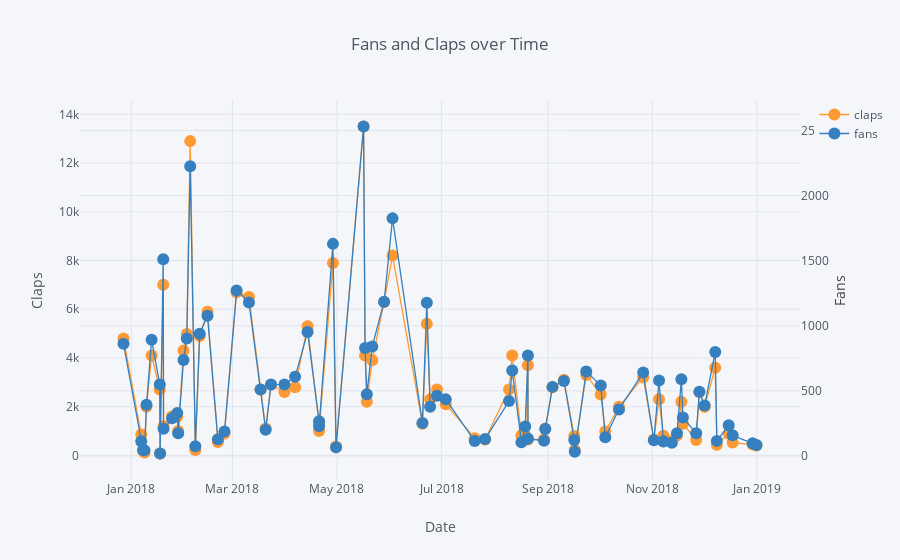

This figure's notebook cell:
### Code cell
# Scatterplots
tds = df[df['publication'] == 'Towards Data Science'].set_index('published_date')

tds[['claps', 'fans', 'title']].iplot(
    y='claps', mode='lines+markers', secondary_y = 'fans',
    secondary_y_title='Fans', xTitle='Date', yTitle='Claps',
    text='title', title='Fans and Claps over Time')

### Figure 1 — Plotly figure (JSON) as saved in the notebook; plotly's stock layout.template omitted (floating-point values rounded to 4 significant figures)
{"data": [{"line": {"color": "rgba(255, 153, 51, 1.0)", "dash": "solid", "shape": "linear", "width": 1.3}, "marker": {"size": 12, "symbol": "circle"}, "mode": "lines+markers", "name": "claps", "text": ["Random Forest in Python", "Improving the Random Forest in Python Part 1", "Data Science: A Personal Application", "A Theory of Prediction", "Hyperparameter Tuning the Random Forest in Python", "Time Series Analysis in Python: An Introduction", "Stock Analysis in Python", "A Review of the Coursera Machine Learning Specialization", "Stock Prediction in Python", "Correlation vs. Causation: An Example", "Learn By Sharing", "Overfitting vs. Underfitting: A Conceptual Explanation", "Overfitting vs. Underfitting: A Complete Example", "How to Master New Skills", "Statistical Significance Explained", "Python is the Perfect Tool for any Problem", "The Misleading Effect of Noise: The Multiple Comparisons Problem", "Markov Chain Monte Carlo in Python", "Bayes’ Rule Applied", "Data Visualization Hackathon Style", "Unintended Consequences and Goodhart’s Law", "Beyond Accuracy: Precision and Recall", "Controlling the Web with Python", "Data Visualization with Bokeh in Python, Part I: Getting Started", "Data Visualization with Bokeh in Python, Part II: Interactions", "Histograms and Density Plots in Python", "Data Visualization with Bokeh in Python, Part III: Making a Complete Dashboard", "Visualizing Data with Pairs Plots in Python", "Introduction to Bayesian Linear Regression", "Bayesian Linear Regression in Python: Using Machine Learning to Predict Student Grades Part 1", "Bayesian Linear Regression in Python: Using Machine Learning to Predict Student Grades Part 2", "Web Scraping, Regular Expressions, and Data Visualization: Doing it all in Python", "If your files are saved only on your laptop they might as well not exist!", "A Complete Machine Learning Project Walk-Through in Python: Part One", "A Complete Machine Learning Walk-Through in Python: Part Two", "A Complete Machine Learning Walk-Through in Python: Part Three", "Automated Machine Learning on the Cloud in Python", "Machine Learning Kaggle Competition Part One: Getting Started", "Automated Feature Engineering in Python", "Machine Learning Kaggle Competition Part Two: Improving", "A Feature Selection Tool for Machine Learning in Python", "A Conceptual Explanation of Bayesian Hyperparameter Optimization for Machine Learning", "An Introductory Example of Bayesian Optimization in Python with Hyperopt", "Automated Machine Learning Hyperparameter Tuning in Python", "Machine Learning Kaggle Competition: Part Three Optimization", "How to get the right data? Trying asking for it.", "Why Automated Feature Engineering Will Change the Way You Do Machine Learning", "The most important part of a data science project is writing a blog post", "Parallelizing Feature Engineering with Dask", "How to Visualize a Decision Tree from a Random Forest in Python using Scikit-Learn", "A “Data Science for Good“ Machine Learning Project Walk-Through in Python: Part One", "A “Data Science for Good” Machine Learning Project Walk-Through in Python: Part Two", "How to Put Fully Interactive, Runnable Code in a Medium Post", "An Implementation and Explanation of the Random Forest in Python", "Practical Advice for Data Science Writing", "Another Machine Learning Walk-Through and a Challenge", "Five Minutes to Your Own Website", "Converting Medium Posts to Markdown for Your Blog", "Wikipedia Data Science: Working with the World’s Largest Encyclopedia", "Neural Network Embeddings Explained", "Building a Recommendation System Using Neural Network Embeddings", "Simpson’s Paradox: How to Prove Opposite Arguments with the Same Data", "My Weaknesses as a Data Scientist", "Overcome Your Biases with Data", "Recurrent Neural Networks by Example in Python", "Prediction Engineering: How to Set Up Your Machine Learning Problem", "How to Create Value with Machine Learning", "Feature Engineering: What Powers Machine Learning", "Modeling: Teaching a Machine Learning Algorithm to Deliver Business Value", "Deploying a Keras Deep Learning Model as a Web Application in Python", "Deploying a Python Web App on AWS", "Transfer Learning with Convolutional Neural Networks in PyTorch", "Estimating Probabilities with Bayesian Modeling in Python", "Python and Slack: A Natural Match", "Jupyter Notebook Extensions", "How to Write a Jupyter Notebook Extension", "Introduction to Interactive Time Series Visualizations with Plotly in Python", "Docker for Data Science Without the Hassle", "The Copernican Principle and How to Use Statistics to Figure Out How Long Anything Will Last", "Data Science with Medium Story Stats in Python"], "type": "scatter", "uid": "381fb48f-5f7f-42dc-a830-053f6cc164e3", "x": ["2017-12-27 11:20:00", "2018-01-06 20:15:00", "2018-01-07 20:37:00", "2018-01-08 16:58:00", "2018-01-09 21:49:00", "2018-01-12 20:48:00", "2018-01-17 15:24:00", "2018-01-17 19:42:00", "2018-01-19 15:30:00", "2018-01-19 20:16:00", "2018-01-24 18:27:00", "2018-01-27 20:17:00", "2018-01-28 08:40:00", "2018-01-31 11:41:00", "2018-02-02 09:26:00", "2018-02-04 09:12:00", "2018-02-07 09:09:00", "2018-02-09 22:29:00", "2018-02-14 11:27:00", "2018-02-20 12:49:00", "2018-02-24 09:33:00", "2018-03-03 11:10:00", "2018-03-10 16:16:00", "2018-03-17 10:29:00", "2018-03-20 09:47:00", "2018-03-23 12:44:00", "2018-03-31 08:36:00", "2018-04-06 14:12:00", "2018-04-13 20:38:00", "2018-04-20 13:31:00", "2018-04-20 13:34:00", "2018-04-28 15:27:00", "2018-04-30 11:04:00", "2018-05-16 12:33:00", "2018-05-17 09:34:00", "2018-05-18 09:48:00", "2018-05-21 14:16:00", "2018-05-28 11:39:00", "2018-06-02 10:01:00", "2018-06-19 20:35:00", "2018-06-22 10:12:00", "2018-06-24 08:26:00", "2018-06-28 08:33:00", "2018-07-03 11:04:00", "2018-07-20 08:57:00", "2018-07-26 09:35:00", "2018-08-09 09:04:00", "2018-08-11 05:53:00", "2018-08-16 14:43:00", "2018-08-18 19:49:00", "2018-08-20 09:48:00", "2018-08-20 09:51:00", "2018-08-29 19:08:00", "2018-08-30 12:44:00", "2018-09-03 17:27:00", "2018-09-10 09:26:00", "2018-09-16 10:31:00", "2018-09-16 17:55:00", "2018-09-23 10:26:00", "2018-10-01 21:04:00", "2018-10-04 13:10:00", "2018-10-12 12:31:00", "2018-10-26 15:32:00", "2018-11-01 20:44:00", "2018-11-04 21:30:00", "2018-11-07 10:14:00", "2018-11-07 10:17:00", "2018-11-12 09:00:00", "2018-11-15 08:35:00", "2018-11-17 21:54:00", "2018-11-18 19:57:00", "2018-11-26 13:25:00", "2018-11-28 10:23:00", "2018-12-01 11:50:00", "2018-12-07 16:16:00", "2018-12-08 14:41:00", "2018-12-15 12:39:00", "2018-12-17 20:04:00", "2018-12-29 11:36:00", "2018-12-31 17:53:00"], "y": [4800, 857, 186, 119, 2000, 4100, 2700, 77, 7000, 1200, 1600, 1600, 1000, 4300, 4980, 12900, 223, 4900, 5900, 548, 895, 6700, 6500, 2700, 1100, 2900, 2600, 2800, 5300, 1300, 1000, 7900, 364, 13500, 4100, 2200, 3900, 6300, 8200, 1300, 5400, 2300, 2700, 2100, 707, 650, 2700, 4100, 822, 830, 3700, 653, 657, 1100, 2800, 3100, 792, 222, 3300, 2500, 976, 2000, 3200, 650, 2300, 809, 745, 587, 818, 2200, 1300, 630, 2600, 2000, 3600, 440, 893, 528, 442, 410]}, {"line": {"color": "rgba(55, 128, 191, 1.0)", "dash": "solid", "shape": "linear", "width": 1.3}, "marker": {"size": 12, "symbol": "circle"}, "mode": "lines+markers", "name": "fans", "text": ["Random Forest in Python", "Improving the Random Forest in Python Part 1", "Data Science: A Personal Application", "A Theory of Prediction", "Hyperparameter Tuning the Random Forest in Python", "Time Series Analysis in Python: An Introduction", "Stock Analysis in Python", "A Review of the Coursera Machine Learning Specialization", "Stock Prediction in Python", "Correlation vs. Causation: An Example", "Learn By Sharing", "Overfitting vs. Underfitting: A Conceptual Explanation", "Overfitting vs. Underfitting: A Complete Example", "How to Master New Skills", "Statistical Significance Explained", "Python is the Perfect Tool for any Problem", "The Misleading Effect of Noise: The Multiple Comparisons Problem", "Markov Chain Monte Carlo in Python", "Bayes’ Rule Applied", "Data Visualization Hackathon Style", "Unintended Consequences and Goodhart’s Law", "Beyond Accuracy: Precision and Recall", "Controlling the Web with Python", "Data Visualization with Bokeh in Python, Part I: Getting Started", "Data Visualization with Bokeh in Python, Part II: Interactions", "Histograms and Density Plots in Python", "Data Visualization with Bokeh in Python, Part III: Making a Complete Dashboard", "Visualizing Data with Pairs Plots in Python", "Introduction to Bayesian Linear Regression", "Bayesian Linear Regression in Python: Using Machine Learning to Predict Student Grades Part 1", "Bayesian Linear Regression in Python: Using Machine Learning to Predict Student Grades Part 2", "Web Scraping, Regular Expressions, and Data Visualization: Doing it all in Python", "If your files are saved only on your laptop they might as well not exist!", "A Complete Machine Learning Project Walk-Through in Python: Part One", "A Complete Machine Learning Walk-Through in Python: Part Two", "A Complete Machine Learning Walk-Through in Python: Part Three", "Automated Machine Learning on the Cloud in Python", "Machine Learning Kaggle Competition Part One: Getting Started", "Automated Feature Engineering in Python", "Machine Learning Kaggle Competition Part Two: Improving", "A Feature Selection Tool for Machine Learning in Python", "A Conceptual Explanation of Bayesian Hyperparameter Optimization for Machine Learning", "An Introductory Example of Bayesian Optimization in Python with Hyperopt", "Automated Machine Learning Hyperparameter Tuning in Python", "Machine Learning Kaggle Competition: Part Three Optimization", "How to get the right data? Trying asking for it.", "Why Automated Feature Engineering Will Change the Way You Do Machine Learning", "The most important part of a data science project is writing a blog post", "Parallelizing Feature Engineering with Dask", "How to Visualize a Decision Tree from a Random Forest in Python using Scikit-Learn", "A “Data Science for Good“ Machine Learning Project Walk-Through in Python: Part One", "A “Data Science for Good” Machine Learning Project Walk-Through in Python: Part Two", "How to Put Fully Interactive, Runnable Code in a Medium Post", "An Implementation and Explanation of the Random Forest in Python", "Practical Advice for Data Science Writing", "Another Machine Learning Walk-Through and a Challenge", "Five Minutes to Your Own Website", "Converting Medium Posts to Markdown for Your Blog", "Wikipedia Data Science: Working with the World’s Largest Encyclopedia", "Neural Network Embeddings Explained", "Building a Recommendation System Using Neural Network Embeddings", "Simpson’s Paradox: How to Prove Opposite Arguments with the Same Data", "My Weaknesses as a Data Scientist", "Overcome Your Biases with Data", "Recurrent Neural Networks by Example in Python", "Prediction Engineering: How to Set Up Your Machine Learning Problem", "How to Create Value with Machine Learning", "Feature Engineering: What Powers Machine Learning", "Modeling: Teaching a Machine Learning Algorithm to Deliver Business Value", "Deploying a Keras Deep Learning Model as a Web Application in Python", "Deploying a Python Web App on AWS", "Transfer Learning with Convolutional Neural Networks in PyTorch", "Estimating Probabilities with Bayesian Modeling in Python", "Python and Slack: A Natural Match", "Jupyter Notebook Extensions", "How to Write a Jupyter Notebook Extension", "Introduction to Interactive Time Series Visualizations with Plotly in Python", "Docker for Data Science Without the Hassle", "The Copernican Principle and How to Use Statistics to Figure Out How Long Anything Will Last", "Data Science with Medium Story Stats in Python"], "type": "scatter", "uid": "d73009aa-fce7-4d05-957c-cbbd915a05cc", "x": ["2017-12-27 11:20:00", "2018-01-06 20:15:00", "2018-01-07 20:37:00", "2018-01-08 16:58:00", "2018-01-09 21:49:00", "2018-01-12 20:48:00", "2018-01-17 15:24:00", "2018-01-17 19:42:00", "2018-01-19 15:30:00", "2018-01-19 20:16:00", "2018-01-24 18:27:00", "2018-01-27 20:17:00", "2018-01-28 08:40:00", "2018-01-31 11:41:00", "2018-02-02 09:26:00", "2018-02-04 09:12:00", "2018-02-07 09:09:00", "2018-02-09 22:29:00", "2018-02-14 11:27:00", "2018-02-20 12:49:00", "2018-02-24 09:33:00", "2018-03-03 11:10:00", "2018-03-10 16:16:00", "2018-03-17 10:29:00", "2018-03-20 09:47:00", "2018-03-23 12:44:00", "2018-03-31 08:36:00", "2018-04-06 14:12:00", "2018-04-13 20:38:00", "2018-04-20 13:31:00", "2018-04-20 13:34:00", "2018-04-28 15:27:00", "2018-04-30 11:04:00", "2018-05-16 12:33:00", "2018-05-17 09:34:00", "2018-05-18 09:48:00", "2018-05-21 14:16:00", "2018-05-28 11:39:00", "2018-06-02 10:01:00", "2018-06-19 20:35:00", "2018-06-22 10:12:00", "2018-06-24 08:26:00", "2018-06-28 08:33:00", "2018-07-03 11:04:00", "2018-07-20 08:57:00", "2018-07-26 09:35:00", "2018-08-09 09:04:00", "2018-08-11 05:53:00", "2018-08-16 14:43:00", "2018-08-18 19:49:00", "2018-08-20 09:48:00", "2018-08-20 09:51:00", "2018-08-29 19:08:00", "2018-08-30 12:44:00", "2018-09-03 17:27:00", "2018-09-10 09:26:00", "2018-09-16 10:31:00", "2018-09-16 17:55:00", "2018-09-23 10:26:00", "2018-10-01 21:04:00", "2018-10-04 13:10:00", "2018-10-12 12:31:00", "2018-10-26 15:32:00", "2018-11-01 20:44:00", "2018-11-04 21:30:00", "2018-11-07 10:14:00", "2018-11-07 10:17:00", "2018-11-12 09:00:00", "2018-11-15 08:35:00", "2018-11-17 21:54:00", "2018-11-18 19:57:00", "2018-11-26 13:25:00", "2018-11-28 10:23:00", "2018-12-01 11:50:00", "2018-12-07 16:16:00", "2018-12-08 14:41:00", "2018-12-15 12:39:00", "2018-12-17 20:04:00", "2018-12-29 11:36:00", "2018-12-31 17:53:00"], "xaxis": "x", "y": [861, 112, 45, 43, 392, 892, 549, 18, 1510, 208, 288, 329, 174, 737, 902, 2226, 74, 939, 1076, 128, 188, 1271, 1179, 510, 200, 548, 549, 607, 951, 266, 227, 1629, 65, 2531, 829, 474, 841, 1184, 1825, 252, 1177, 378, 461, 434, 114, 129, 421, 655, 104, 226, 771, 131, 116, 206, 530, 576, 121, 32, 649, 541, 143, 357, 640, 119, 579, 113, 111, 100, 174, 588, 295, 173, 493, 387, 798, 115, 235, 158, 97, 83], "yaxis": "y2"}], "layout": {"legend": {"bgcolor": "#F5F6F9", "font": {"color": "#4D5663"}}, "paper_bgcolor": "#F5F6F9", "plot_bgcolor": "#F5F6F9", "title": {"font": {"color": "#4D5663"}, "text": "Fans and Claps over Time"}, "xaxis": {"gridcolor": "#E1E5ED", "showgrid": true, "tickfont": {"color": "#4D5663"}, "title": {"font": {"color": "#4D5663"}, "text": "Date"}, "zerolinecolor": "#E1E5ED"}, "yaxis": {"gridcolor": "#E1E5ED", "showgrid": true, "tickfont": {"color": "#4D5663"}, "title": {"font": {"color": "#4D5663"}, "text": "Claps"}, "zerolinecolor": "#E1E5ED"}, "yaxis2": {"anchor": "x", "gridcolor": "#E1E5ED", "overlaying": "y", "showgrid": true, "side": "right", "tickfont": {"color": "#4D5663"}, "title": {"text": "Fans"}, "zerolinecolor": "#E1E5ED"}}}
